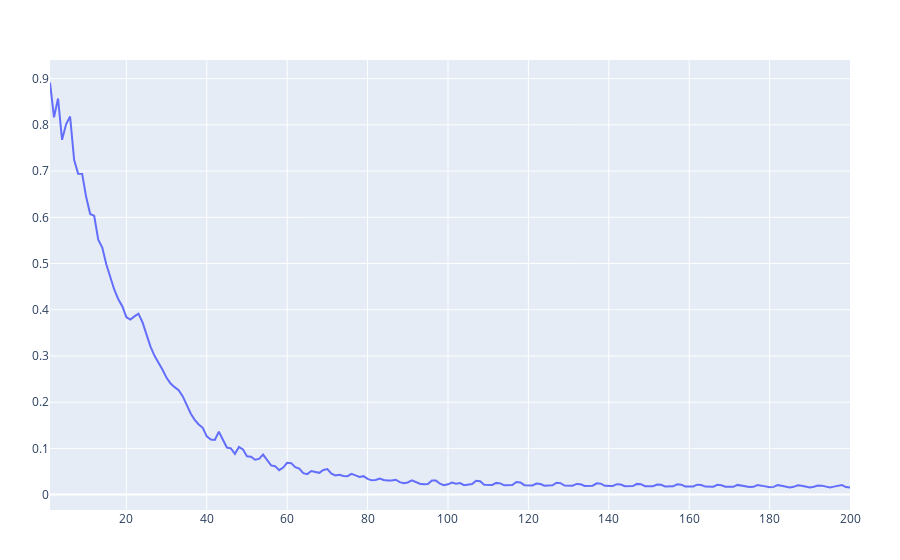

Notebook cell for this chart:
### Code cell
plot(sol.trace)

### Figure 1 — Plotly figure (JSON) as saved in the notebook; plotly's stock layout.template omitted (floating-point values rounded to 4 significant figures; data arrays with more than 128 entries replaced by an {"elided": "..."} marker saying what was removed)
{"data": [{"type": "scatter", "x": {"elided": "200 int values"}, "y": {"elided": "200 float values"}}], "layout": {"margin": {"b": 50, "l": 50, "r": 50, "t": 60}}}
